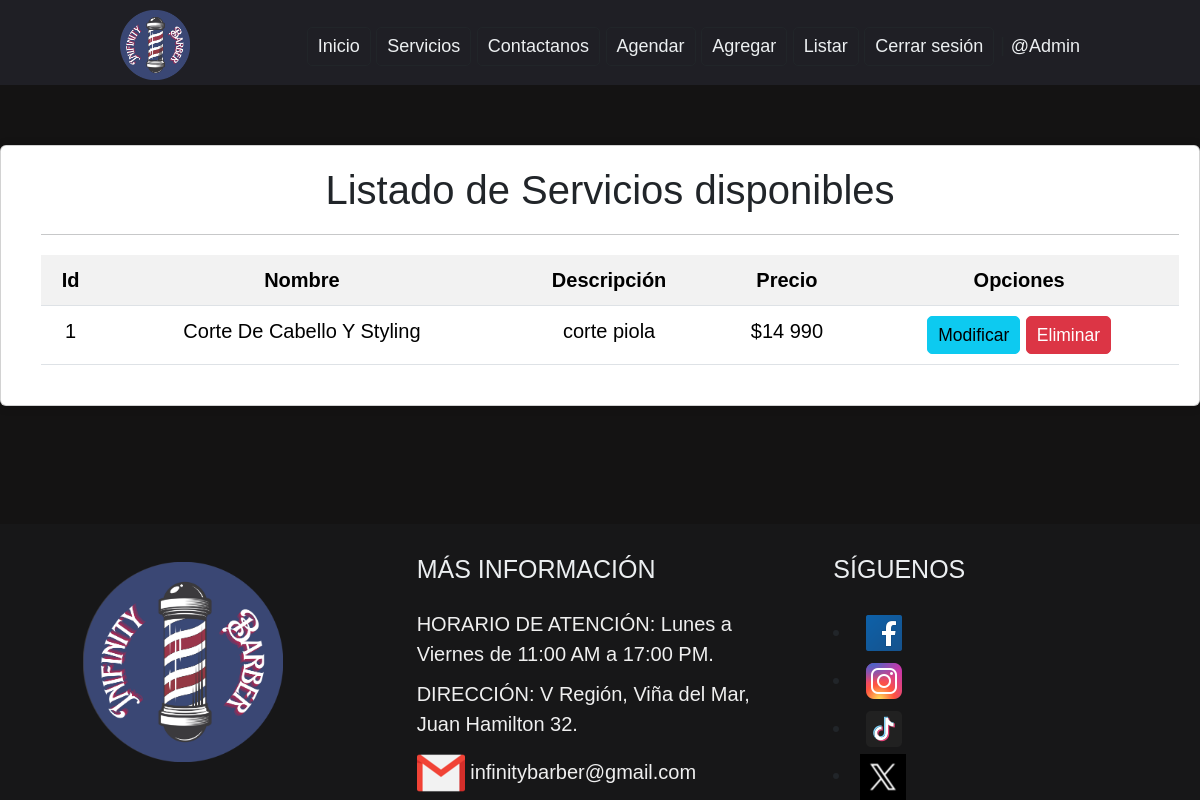
/listar/ (signed in), run on an earlier commit of the app's database.
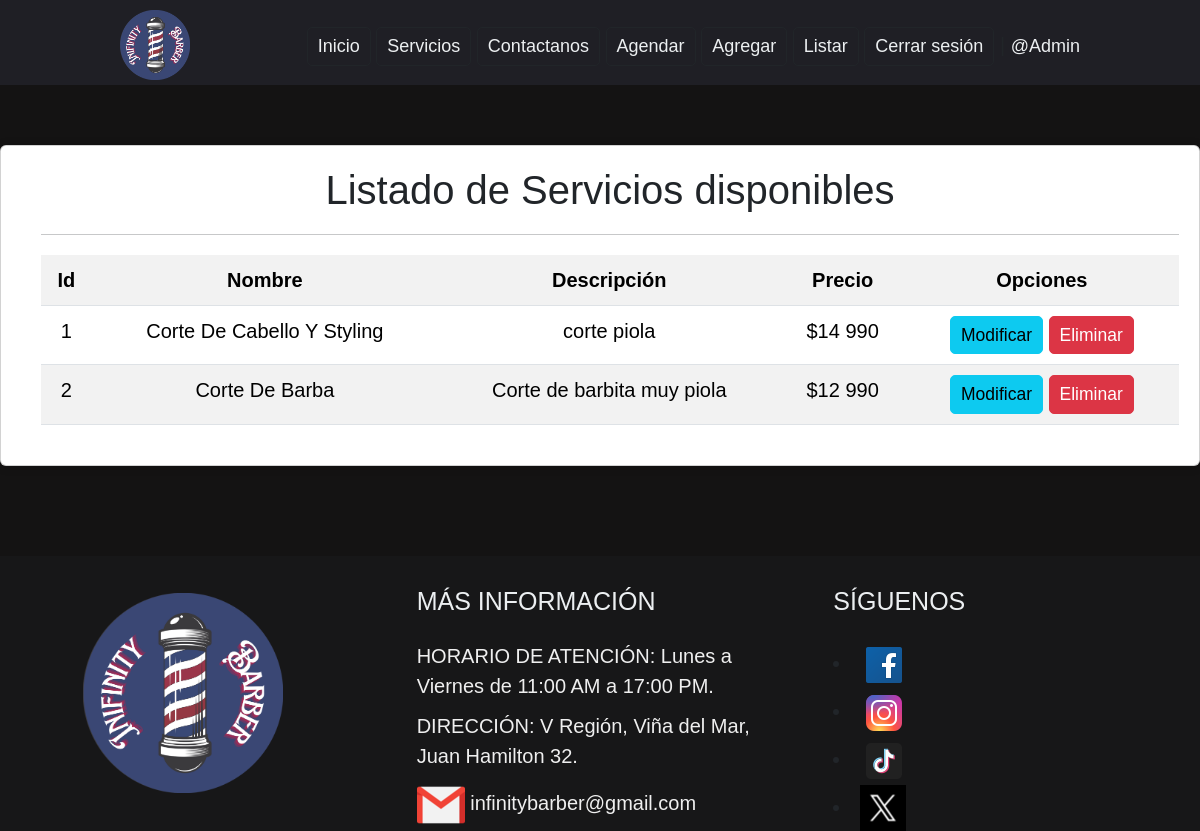
And on a later commit of the database.
### App/models.py (models this page shows, shortened)
class Servicio(models.Model):
    nombre = models.CharField(max_length=50, verbose_name="Nombre")
    descripcion = models.CharField(max_length=50, verbose_name="Descripción")
    imagen = models.ImageField(upload_to='img/servicios', verbose_name="Imagen del servicio", null=True)
    precio =  models.IntegerField(verbose_name="Precio")

### App/views.py (the view)
# urls.py: path('listar/', list, name="list"),
@permission_required('app.view_servicio')
def list(request):
    servicios = Servicio.objects.all()
    page = request.GET.get('page', 1)
    try:
        paginator = Paginator(servicios, 5)
        servicios = paginator.page(page)
    except:
        raise Http404
    data={
        'entity':servicios,
        'paginator':paginator
    }
    return render(request, 'app/crud/list.html', data)

### App/templates/app/crud/list.html (shortened to what this page needs)
{%extends 'app/base.html'%}
{%load static%}
{%block css%}
<link rel="stylesheet" href="{%static 'css/base.css'%}">
<link rel="stylesheet" href="{%static 'css/crud.css'%}">
{%endblock css%}
{%block content%}
{%load static%}
<br>
<br>
    <div class="card">
        <div class="card-body">
            <h2>Listado de Servicios disponibles</h2>
            <hr>
            <table class="table table-striped table-hover table-responsive-sm">
                <tr>
                    <th>Id</th>
                    <th>Nombre</th>
                    <th>Descripción</th>
                    <th>Precio</th>
                    <th>Opciones</th>
                </tr>
                {%for s in entity%}
                    <tr>
                        <td>{{ s.id}}</td>
                        <td>{{ s.nombre | title }}</td>
                        <td>{{ s.descripcion }}</td>
                        <td>${{ s.precio }}</td>
                        <td>
                            {%if perms.app.change_servicio%}
                                <a href="{%url 'modify' s.id%}" class="btn btn-info btn-sm">Modificar</a>
                            {%endif%}
                            {%if perms.app.delete_servicio%}
                                <a href="#" onclick="delete_service({{s.id}})" class="btn btn-danger btn-sm">Eliminar</a>
                            {%endif%}
                        </td>
                    </tr>
                {%endfor%}
            </table>
        </div>
    </div>
<br>
<br>
{%endblock content%}

### App/templates/app/base.html (shortened to what this page needs)
<!DOCTYPE html>
<html lang="es">
<head>
    {%load static%}
    {% load bootstrap5 %}
    {% bootstrap_css %}
    {%block css%}{%endblock css%}
</head>
<body>
    {%load static%}
    <header class="header">
      <div class="logo">
        <a href="{%url 'home'%}"><img src="{%static 'img/icons/iconInfinity.png'%}" alt="Logo"></a>
      </div>
      <nav>
        <ul class="nav-links">
          <li><a href="{%url 'home'%}" class="btn btn-outline-dark btn-sm">Inicio</a></li>
          <li><a href="{%url 'services'%}"class="btn btn-outline-dark btn-sm">Servicios</a></li>
          <li><a href="{%url 'contact'%}"class="btn btn-outline-dark btn-sm">Contactanos</a></li>
          <li><a href="{%url 'cart'%}"class="btn btn-outline-dark btn-sm">Agendar</a></li>
          {%if perms.app.add_servicio%}
            <li><a href="{%url 'add'%}"class="btn btn-outline-dark btn-sm">Agregar</a></li>
          {%endif%}
          {%if perms.app.view_servicio%}
            <li><a href="{%url 'list'%}"class="btn btn-outline-dark btn-sm">Listar</a></li>
          {%endif%}
          {%if user.is_authenticated%}
          <li><a href="{%url 'logout'%}" class="btn btn-outline-dark btn-sm">Cerrar sesión</a></li> |
          <li ><a href="#" >@{{user.username}}</a></li>
          {%else%}
          <li><a href="{%url 'login'%}">Iniciar sesión</a></li>
          {%endif%}
        </ul>
      </nav>
    </header>
    <div id="content">
      {% block content %}
      {% endblock content%}
    </div>
    <br>
    <footer class="footer">
      <div class="group-1">
        <div class="box">
            <figure><a href="{%url 'home'%}"><img src="{%static 'img/icons/iconInfinity.png'%}" alt="Logo"></a></figure>
        </div>
        <div class="box">
          <br>
            <h2>MÁS INFORMACIÓN</h2>
            <p>HORARIO DE ATENCIÓN: Lunes a Viernes de 11:00 AM a 17:00 PM.</p>
            <p>DIRECCIÓN: V Región, Viña del Mar, Juan Hamilton 32.</p>
            <a href="https://www.gmail.com"><img src="{%static 'img/icons/iconGm.png'%}" alt="Correo">  infinitybarber@gmail.com</a>
        </div>
        <div class="box">
          <br>
            <h2>SÍGUENOS</h2>
            <div class="red-social">
                <li><a href="https://www.facebook.com"><img src="{%static 'img/icons/iconFb.png'%}" alt="Icono FB"></a></li>
                <li><a href="https://www.instagram.com"><img src="{%static 'img/icons/iconIG.png'%}" alt="Icono IG"></a></li>
                <li><a href="https://www.tiktok.com"><img src="{%static 'img/icons/iconTok.png'%}" alt="Icono TikTok"></a></li>
                <li><a href="https://www.twitter.com"><img src="{%static 'img/icons/iconX.png'%}" alt="Icono Twitter"></a></li>
            </div>
        </div>
      </div>
    </footer>
</body>
</html>

### App/static/css/base.css (style rules this page uses)
* { box-sizing: border-box; margin: 0; padding: 0; font-family:'Merriweather', sans-serif; font-size : 20px; }
body { min-width: 400px; display: grid; min-height: 100vh; grid-template-rows: auto 1fr auto; background-position: center center; background-repeat: no-repeat; background-size: cover; background-attachment: fixed; }
.header { background-color: #1F1F25; display: flex; justify-content: flex-end; align-items:end; height: 85px; padding: 5px 10%; }
.header .logo { cursor: pointer; margin-right: auto; }
.header .logo img { height: 70px; width: auto; transition: all 0.3s; }
.header .nav-links { list-style: none; }
.header .nav-links li { display: inline-block; padding-top: 10px; height: 40px; }
.header .nav-links a { font-size: 18px; color: #eceff1; }
.header a { text-decoration: none; }
.footer { width: 100%; background-color: #171718; display: inline-block; }
.footer .group-1 { width: 100%; max-width: 1200px; margin: auto; display: grid; grid-template-columns: repeat(3, 1fr); grid-gap: 50px; padding: auto; }
.footer .group-1 .box figure { width: 100%; height: 100%; display: flex; justify-content: center; align-items: center; }
.footer .group-1 .box figure img { width: 200px; height: 200px; transition: all 0.3s; }
.footer .group-1 .box h2 { display: inline-block; color: #eceff1; margin-bottom: 25px; font-size: 25px; font-family:'Franklin Gothic Medium', 'Arial Narrow', Arial, sans-serif; }
.footer .group-1 .box p { color: #efefef; margin-bottom: 10px; }
.footer .group-1 .box a { text-decoration: none; color: #efefef; }
.footer .group-1 .red-social a { display: inline-block; line-height: 45px; transition: all 0.3s ease; margin-right: 10px; }

### App/static/css/crud.css (style rules this page uses)
body { background-color: #141313; background-position: center center; background-repeat: no-repeat; background-size: cover; background-attachment: fixed; }
table { background-color: #efefef; }
.card { width: 100%; padding-left: 20px; border-radius: 6px; overflow: hidden; background:#fff; box-shadow: 0px 1px 10px rgba(0,0,0,0.2); transition: all 400ms ease-out; cursor: default; justify-content: center; text-align: center; }

What changed in the data, as far as the page shows it:
added Servicio: id "2", nombre "Corte De Barba", descripcion "Corte de barbita muy piola", precio "12 990"
